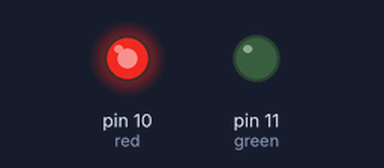
A sketch run on a simulated Arduino Uno, built with avr-gcc and run on an emulated ATmega328P. On the bench: output pins drawn as LEDs (lit = HIGH).

Above: at 0.05 s.
At 2.05 s:
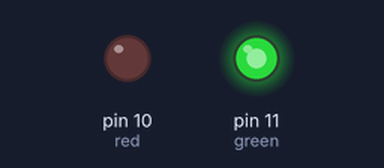
At 4.0 s:
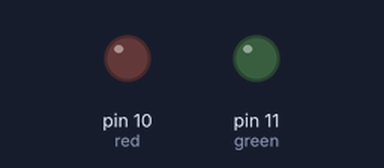
Timing chart, 0 to 5.2 s (numbered marks = the images above):
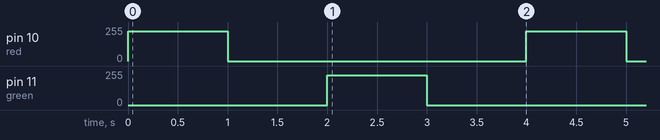

Measured:
- by itself, pin 10 (red), pin 11 (green): alternates 225/255 for 1.0 s and 0/255 for 3.0 s

The sketch:

Two-color_LED.ino
```cpp
int red = 10;
int green = 11;

void setup() {
  pinMode (red, OUTPUT);
  pinMode (green, OUTPUT);
}

void loop() {
  analogWrite(red, 225);
  delay(1000);
  analogWrite(red, 0);
  delay (1000);
  analogWrite(green, 225);
  delay(1000);
  analogWrite(green, 0);
  delay(1000);
}
```
